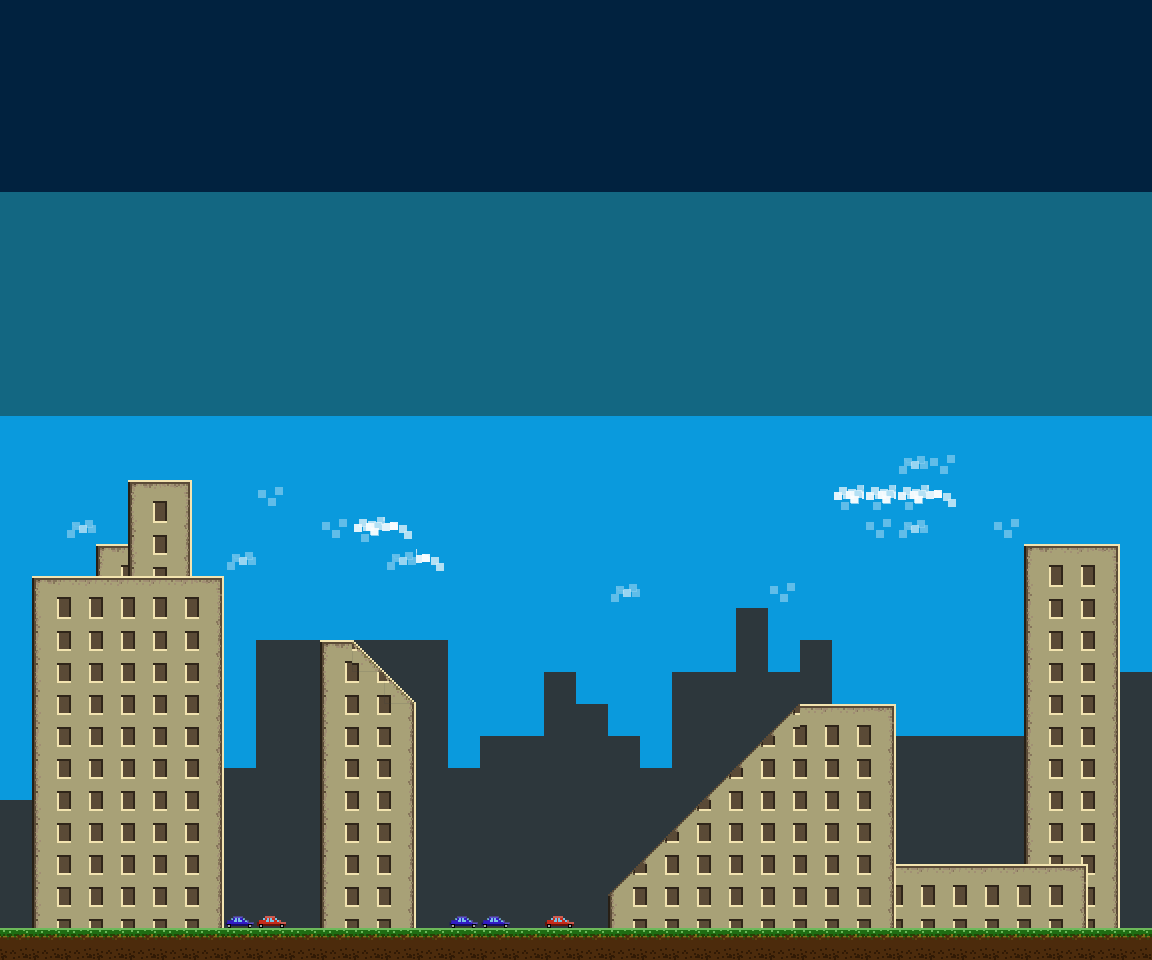

Rendered tile map (Tiled .tmx) drawn with the repository's tilesets; below, a short description and the map source with its tile grids summarised:
An orthogonal 36x30 tile map with 32x32 px tiles, 2 tile layers (Tile Layer 2, Tile Layer 1), 2 tilesets and 19 objects.

<map version="1.0" orientation="orthogonal" width="36" height="30" tilewidth="32" tileheight="32">
 <tileset firstgid="1" name="tileset1" tilewidth="32" tileheight="32">
  <image source="tileset1.png" width="256" height="128" />
 </tileset>
 <tileset firstgid="33" name="tileset2" tilewidth="32" tileheight="32">
  <image source="tileset2.png" width="128" height="128" />
 </tileset>
 <layer name="Tile Layer 2" width="36" height="30">
  <data>[1080 cells, 141 non-empty, 4 distinct tile ids]</data>
 </layer>
 <layer name="Tile Layer 1" width="36" height="30">
  <data>[1080 cells, 967 non-empty, 16 distinct tile ids]</data>
 </layer>
 <objectgroup name="static" width="36" height="30">
  <object x="0" y="928">
   <polygon points="0,0 1152,0 1152,32 0,32" />
  </object>
  <object x="32" y="576">
   <polygon points="0,0 192,0 192,352 0,352" />
  </object>
  <object x="96" y="544">
   <polygon points="0,0 96,0 96,32 0,32" />
  </object>
  <object x="128" y="480">
   <polygon points="0,0 64,0 64,64 0,64" />
  </object>
  <object x="320" y="640">
   <polygon points="0,0 0,288 32,288 32,0" />
  </object>
  <object x="608" y="928">
   <polygon points="0,0 0,-32 192,-224 288,-224 288,0" />
  </object>
  <object x="896" y="864">
   <polygon points="0,0 224,0 224,64 0,64" />
  </object>
  <object x="1024" y="544">
   <polygon points="0,0 96,0 96,320 0,320" />
  </object>
  <object x="352" y="640">
   <polygon points="0,0 64,64 64,288 0,288" />
  </object>
  <object x="545" y="926">
   <polygon points="0,0 0,-4 9,-9 17,-9 24,-4 28,-4 28,0" />
  </object>
  <object x="481" y="926">
   <polygon points="0,0 0,-4 9,-9 17,-9 24,-4 28,-4 28,0" />
  </object>
  <object x="449" y="926">
   <polygon points="0,0 0,-4 9,-9 17,-9 24,-4 28,-4 28,0" />
  </object>
  <object x="226" y="926">
   <polygon points="0,0 0,-4 9,-9 17,-9 24,-4 28,-4 28,0" />
  </object>
  <object x="257" y="926">
   <polygon points="0,0 0,-4 9,-9 17,-9 24,-4 28,-4 28,0" />
  </object>
 </objectgroup>
 <objectgroup name="player" width="36" height="30">
  <object x="480" y="864" width="32" height="32" />
 </objectgroup>
 <objectgroup name="blocks" width="36" height="30">
  <object x="279" y="824" width="17" height="16" />
  <object x="985" y="761" width="13" height="13" />
  <object x="1047" y="474" width="13" height="13" />
  <object x="45" y="525" width="10" height="9" />
 </objectgroup>
</map>